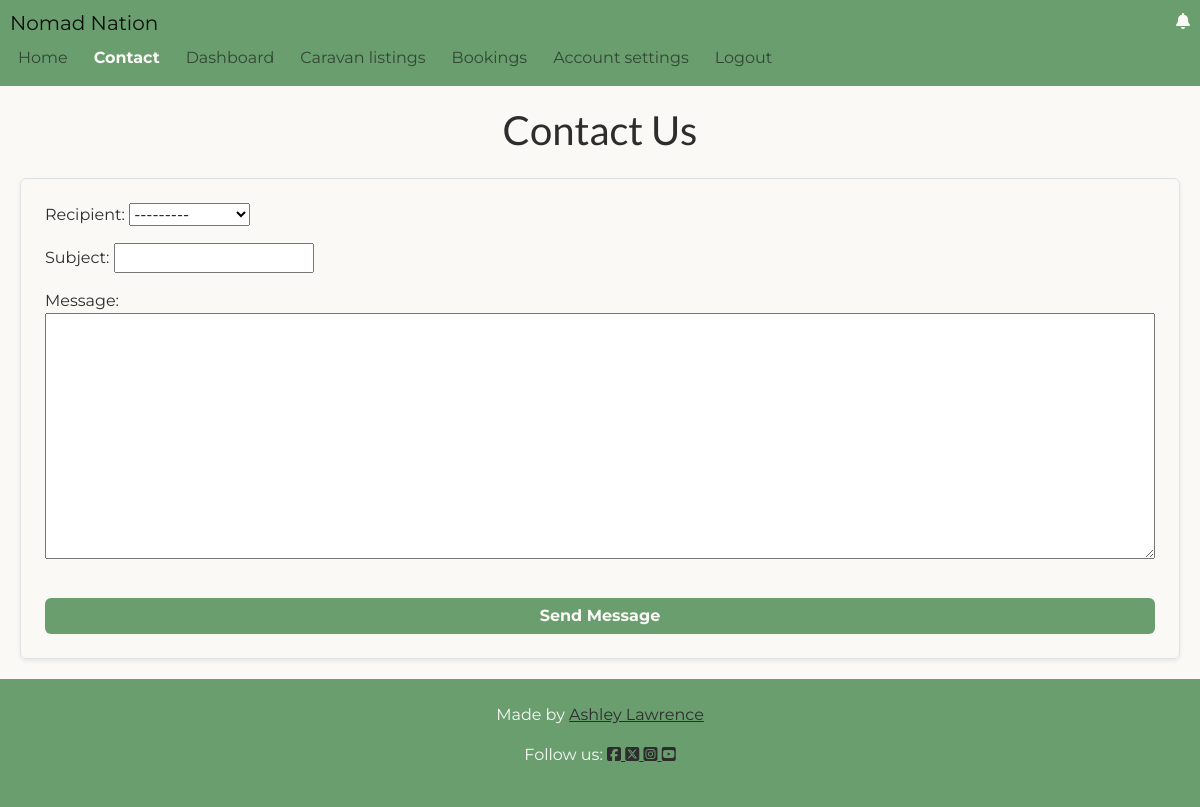
/contact/ (signed in), run on an earlier commit of the app's database.
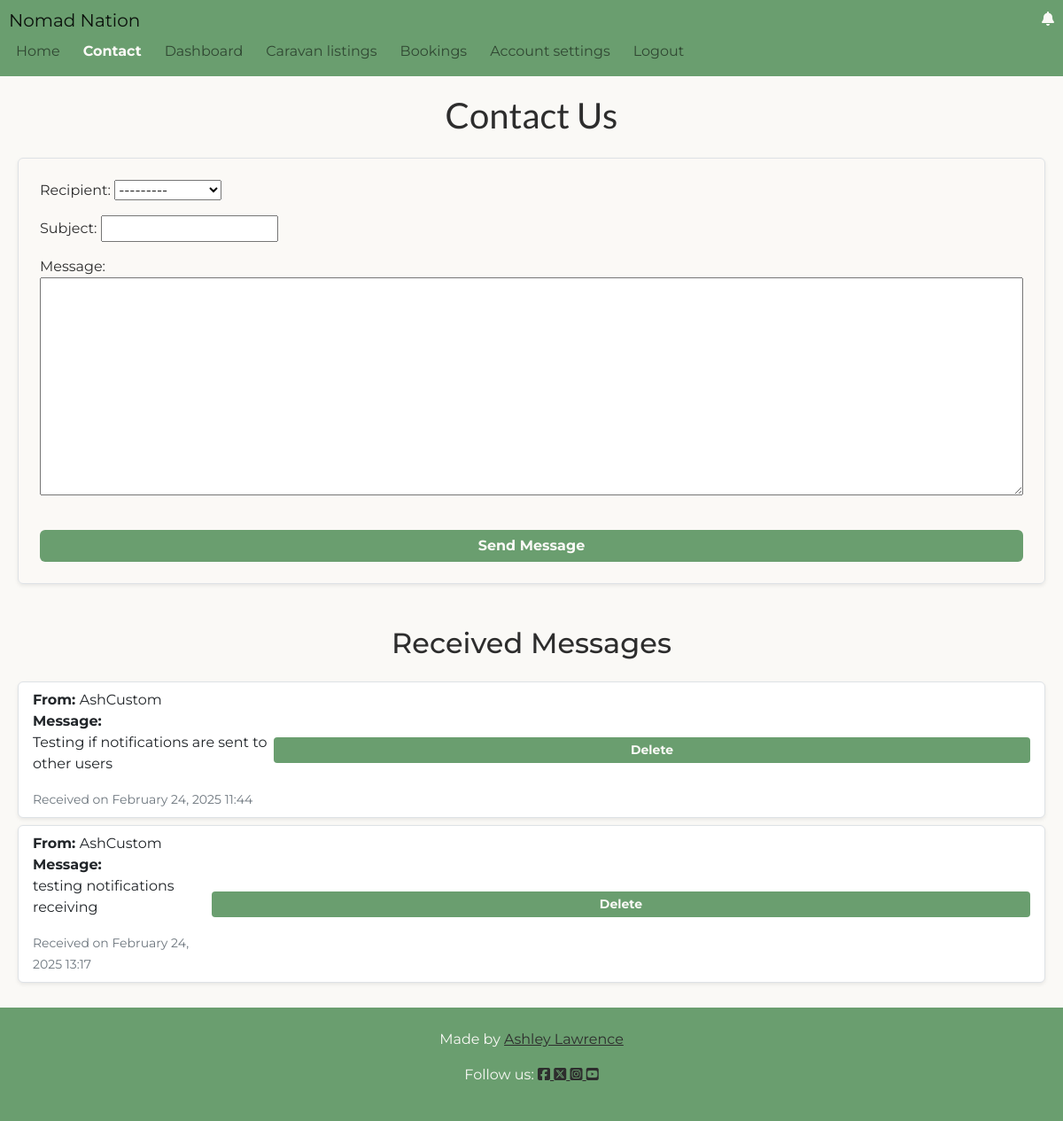
And on a later commit of the database.
### main/models.py (models this page shows, shortened)
class ContactMessage(models.Model):
    sender = models.ForeignKey(
        User,
        on_delete=models.SET_NULL,
        null=True,
        blank=True,
        related_name='message_sent'
    )
    recipient = models.ForeignKey(
        User,
        on_delete=models.SET_NULL,
        null=True,
        blank=True,
        related_name='messages_received'
    )
    subject = models.CharField(max_length=200)
    message = models.TextField()
    sent_at = models.DateTimeField(auto_now_add=True)
    is_read = models.BooleanField(default=False)

### main/views.py (the view)
# urls.py: path('contact/', views.contact_view, name='contact'),
def contact_view(request):
    received_messages = ContactMessage.objects.none()
    if request.user.is_authenticated:
        received_messages = ContactMessage.objects.filter(
            recipient=request.user
        )
    if request.method == 'POST':
        form = ContactForm(
            request.POST,
            user=request.user if request.user.is_authenticated else None
        )
        if form.is_valid():
            contact_message = form.save(commit=False)
            contact_message.sender = (
                request.user if request.user.is_authenticated else None
            )
            if not request.user.is_authenticated:
                recipient = User.objects.filter(is_superuser=True).first()
            else:
                recipient = form.cleaned_data.get('recipient')
            if recipient:
                contact_message.recipient = recipient
                contact_message.save()
                sender_name = (
                    contact_message.sender.username
                    if contact_message.sender
                    else _("Guest")
                )
                Notification.objects.create(
                    user=recipient,
                    type=Notification.CONTACT_FORM,
                    message=(
                        _("New contact message from ") + f"{sender_name}."
                    ),
                    created_by=(
                        request.user if request.user.is_authenticated else None
                    ),
                )
            messages.success(
                request, _("Your message has been sent successfully.")
            )
            return redirect("homepage")
    else:
        form = ContactForm(
            user=request.user if request.user.is_authenticated else None
        )
    return render(
        request,
        "main/contact.html",
        {"form": form, "received_messages": received_messages},
    )

### main/forms.py
class ContactForm(forms.ModelForm):
    class Meta:
        model = ContactMessage
        fields = ['recipient', 'subject', 'message']
    def __init__(self, *args, **kwargs):
        self.user = kwargs.pop('user', None)
        super().__init__(*args, **kwargs)
        if self.user and self.user.is_authenticated:
            self.fields['recipient'].queryset = User.objects.exclude(
                is_superuser=True
            )
        else:
            self.fields['recipient'].queryset = User.objects.filter(
                is_superuser=True
            )

### main/templates/main/contact.html (shortened to what this page needs)
{% extends "base.html" %}
{% load i18n %}
{% block content %}
<div class="container d-flex flex-column justify-content-center align-items-center bg-styles log-wrap">
    <h1 class="text-center mb-4 title">{% trans "Contact Us" %}</h1>
    <form method="post" class="p-4 border rounded shadow-sm mx-auto w-100">
        {{ form.as_p }}
        <button type="submit" class="btn btn-primary w-100 mt-3 btn-styles">
            {% trans "Send Message" %}
        </button>
    </form>
    {% if user.is_authenticated and received_messages %}
    <h2 class="text-center mt-5">{% trans "Received Messages" %}</h2>
    <div class="list-group w-100 mt-3">
        {% for message in received_messages %}
            <div class="list-group-item border rounded shadow-sm mb-2 d-flex justify-content-between align-items-center">
                <div>
                    <strong>{% trans "From:" %} </strong>
                    {{ message.sender.username|default:"Guest" }} <br>
                    <strong>{% trans "Message:" %} </strong>
                    <p>{{ message.message }}</p>
                    <small class="text-muted">
                        {% trans "Received on" %} {{ message.sent_at|date:"F j, Y H:i" }}
                    </small>
                </div>
                <form method="post" action="{% url 'delete_message' message.id %}" class="ml-3 border-0">
                    <button type="submit" class="btn btn-danger btn-sm btn-styles w-100">
                        {% trans "Delete" %}
                    </button>
                </form>
            </div>
        {% empty %}
            <p class="text-center">{% trans "No messages received." %}</p>
        {% endfor %}
    </div>
    {% endif %}
</div>
{% endblock %}

What changed in the data, as far as the page shows it:
added ContactMessage: sender.username "AshCustom", message "Testing if notifications are sent to other users", sent_at "February 24, 2025 11:44"
added ContactMessage: sender.username "AshCustom", message "testing notifications receiving", sent_at "February 24, 2025 13:17"
Also different on the page:
text now shown: "Received Messages"
